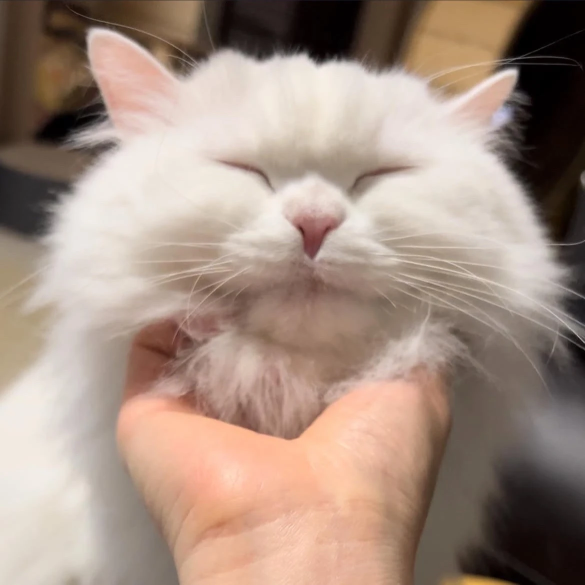
#> input picture assets/graphics/events/cat_source.webp, 1169 x 1169 px (shown at 1/2 size)
$ python make_cat_assets.py
#> lines starting #> are read from the running program, lines starting #| are printed output that depends on the picture
### tools/make_cat_sprite.py
"""작은 도트 고양이 시안 (게임에는 아직 적용하지 않는다).

사용자가 준 사진(하얀 털북숭이, 분홍 귀·코, 감은 눈)을 모티브로 32x32 도트 고양이를 직접 그린다.
동작: 걸어 들어오기(4장) → 앉기 → 꼬리 흔들기(3장).
색은 투명 + 7색: 외곽선, 흰 털, 밝은 그림자, 어두운 그림자, 분홍, 진분홍, 눈.

수동 실행: python -B tools/make_cat_sprite.py
출력: build/cat_sprite_preview/ (프레임 시트, 강화 화면에 얹은 움짤)
"""

import os
import sys

from PIL import Image, ImageDraw, ImageFont

sys.path.insert(0, os.path.dirname(os.path.abspath(__file__)))
import preview_sell_fx as base

ROOT = os.path.dirname(os.path.dirname(os.path.abspath(__file__)))
OUT = os.path.join(ROOT, 'build', 'cat_sprite_preview')

SIZE = 32
# 팔레트 번호: 0 투명, 1 외곽선, 2 흰 털, 3 밝은 그림자, 4 어두운 그림자, 5 분홍, 6 진분홍, 7 눈
PALETTE = {
    0: (0, 0, 0, 0),
    1: (96, 80, 104, 255),
    2: (252, 250, 250, 255),
    3: (226, 220, 232, 255),
    4: (190, 180, 204, 255),
    5: (250, 176, 184, 255),
    6: (226, 128, 148, 255),
    7: (72, 56, 72, 255),
}


class Canvas:
    def __init__(self):
        self.image = Image.new('P', (SIZE, SIZE), 0)
        self.draw = ImageDraw.Draw(self.image)

    def ellipse(self, box, color):
        self.draw.ellipse(box, fill=color)

    def ellipse_o(self, box, color):
        """바깥에 1px 외곽선 고리를 먼저 그려, 앞에 놓인 몸이 뒤의 꼬리와 구분되게 한다"""
        x0, y0, x1, y1 = box
        self.draw.ellipse((x0 - 1, y0 - 1, x1 + 1, y1 + 1), fill=1)
        self.draw.ellipse(box, fill=color)

    def circle_path(self, points, radius, color):
        for x, y, r in points:
            self.draw.ellipse((x - r, y - r, x + r, y + r), fill=color)

    def polygon(self, points, color):
        self.draw.polygon(points, fill=color)

    def rect(self, box, color):
        self.draw.rectangle(box, fill=color)

    def pixel(self, x, y, color):
        if 0 <= x < SIZE and 0 <= y < SIZE:
            self.image.putpixel((x, y), color)

    def outline(self):
        """색이 칠해진 부분 둘레(위·아래·좌·우)의 빈 칸에 외곽선을 두른다"""
        src = self.image.copy()
        for y in range(SIZE):
            for x in range(SIZE):
                if src.getpixel((x, y)) == 0:
                    for dx, dy in ((1, 0), (-1, 0), (0, 1), (0, -1)):
                        nx, ny = x + dx, y + dy
                        if 0 <= nx < SIZE and 0 <= ny < SIZE and src.getpixel((nx, ny)) not in (0, 1):
                            self.image.putpixel((x, y), 1)
                            break

    def shade(self, below_y, color=3, from_x=0):
        """흰 털(2) 중 below_y 아래쪽을 그림자 색으로 바꾼다"""
        for y in range(below_y, SIZE):
            for x in range(from_x, SIZE):
                if self.image.getpixel((x, y)) == 2:
                    self.image.putpixel((x, y), color)

    def indices(self):
        return self.image.copy()

    # [10 lines left out: function rgba, not called in this run]


def head(c, hx, hy, look_right=True):
    """머리: 동그란 얼굴 + 분홍 귀 둘 + 감은 눈 + 분홍 코. (hx, hy)는 얼굴 왼쪽 위"""
    # 귀
    c.polygon([(hx + 1, hy + 4), (hx + 2, hy - 2), (hx + 6, hy + 1)], 2)
    c.polygon([(hx + 8, hy + 1), (hx + 12, hy - 2), (hx + 13, hy + 4)], 2)
    c.pixel(hx + 2, hy + 0, 5)
    c.pixel(hx + 2, hy + 1, 5)
    c.pixel(hx + 3, hy + 1, 5)
    c.pixel(hx + 11, hy + 0, 5)
    c.pixel(hx + 11, hy + 1, 5)
    c.pixel(hx + 10, hy + 1, 5)
    # 얼굴
    c.ellipse((hx, hy + 1, hx + 14, hy + 11), 2)
    # 볼 털 (살짝 삐죽)
    c.pixel(hx - 1, hy + 7, 2)
    c.pixel(hx + 15, hy + 7, 2)
    # 감은 눈 ^ ^ 대신 ‿ ‿ 모양
    c.pixel(hx + 3, hy + 6, 7)
    c.pixel(hx + 4, hy + 7, 7)
    c.pixel(hx + 5, hy + 6, 7)
    c.pixel(hx + 9, hy + 6, 7)
    c.pixel(hx + 10, hy + 7, 7)
    c.pixel(hx + 11, hy + 6, 7)
    # 코와 입
    c.pixel(hx + 7, hy + 8, 6)
    c.pixel(hx + 6, hy + 9, 4)
    c.pixel(hx + 8, hy + 9, 4)


def side_head(c, hx, hy):
    """옆모습 머리 (오른쪽을 본다): 귀 둘(하나는 가려진다), 눈 하나, 코"""
    c.polygon([(hx, hy + 4), (hx + 1, hy - 2), (hx + 5, hy + 1)], 2)
    c.polygon([(hx + 6, hy + 1), (hx + 9, hy - 2), (hx + 11, hy + 3)], 2)
    c.pixel(hx + 1, hy + 0, 5)
    c.pixel(hx + 1, hy + 1, 5)
    c.pixel(hx + 8, hy + 0, 5)
    c.pixel(hx + 8, hy + 1, 5)
    c.ellipse((hx, hy + 1, hx + 12, hy + 10), 2)
    c.pixel(hx - 1, hy + 6, 2)       # 볼 털
    c.pixel(hx + 8, hy + 5, 7)       # 눈
    c.pixel(hx + 9, hy + 6, 7)
    c.pixel(hx + 12, hy + 6, 6)      # 코
    c.pixel(hx + 11, hy + 8, 4)


def legs_walk(c, phase):
    """네 다리: phase 0~3에 따라 앞뒤로 번갈아 움직인다"""
    offsets = [(0, 2, -2, 0), (1, 1, -1, 1), (2, 0, 0, 2), (1, 1, -1, 1)]
    ox = offsets[phase]
    # 뒷다리 둘, 앞다리 둘 (몸통 아래 y 24~28)
    for x, dx in ((7, ox[0]), (11, ox[1])):
        c.rect((x + dx, 23, x + dx + 2, 28), 2)
    for x, dx in ((17, ox[2]), (21, ox[3])):
        c.rect((x + dx, 23, x + dx + 2, 28), 2)


def tail_up(c, curl):
    """걸을 때의 꼬리: 몸 뒤에서 위로 솟은 복슬 꼬리, 끝이 살짝 흔들린다"""
    c.circle_path([(5, 17, 2), (3, 13, 3), (3 + curl, 9, 3), (4 + curl, 6, 2)], 0, 2)


def _walk_canvas(phase):
    c = Canvas()
    tail_up(c, 1 if phase % 2 else 0)
    c.ellipse_o((5, 12, 24, 25), 2)               # 몸통 (꼬리 앞)
    legs_walk(c, phase)
    side_head(c, 18, 7 + (1 if phase % 2 else 0))
    c.outline()
    c.shade(21, 3)
    c.shade(24, 4)
    c.outline()
    return c


def frame_walk(phase):
    return _walk_canvas(phase).rgba()


def frame_walk_index(phase):
    return _walk_canvas(phase).indices()


def _sit_canvas(wag):
    """앉은 모습 (정면): wag 0~2는 꼬리 흔들기 위치(왼쪽 → 가운데 → 오른쪽)"""
    c = Canvas()
    # 꼬리: 몸 옆 바닥에서 위로 솟아 끝이 좌우로 흔들린다
    tip = (2, 5, 8)[wag]
    c.circle_path([(7, 27, 3), (4, 22, 3), (tip - 1 + (wag == 2) * 0, 17, 3), (tip + (0, 1, 2)[wag] - 1, 13, 2)], 0, 2)
    # 몸통: 앉아서 세로로 긴 모양
    c.ellipse_o((9, 15, 24, 30), 2)
    # 앞발 둘
    c.rect((12, 25, 15, 30), 2)
    c.rect((18, 25, 21, 30), 2)
    c.pixel(16, 25, 3)
    head(c, 9, 4)
    c.outline()
    c.shade(24, 3, 8)
    c.shade(28, 4, 8)
    c.outline()
    return c


def frame_sit(wag):
    return _sit_canvas(wag).rgba()


def frame_sit_index(wag):
    return _sit_canvas(wag).indices()


# [62 lines left out: function main, not called in this run]


# [2 lines that do not run on import are left out]

### tools/make_font.py
"""한글 스프라이트 폰트 생성기.

src/, include/ 소스에서 쓰인 비ASCII 글자를 모아 16x16 스프라이트 폰트를 만든다.
- ASCII(33~126): Butano common_variable_8x16_font 글리프를 그대로 복사
- 그 밖의 글자: 굴림 12px로 렌더링 (흰 본체 + 오른쪽/아래 검은 그림자)

출력: graphics/hs_font.bmp, graphics/hs_font.json, include/hs_font.h
같은 글자로 사방에 검은 외곽선을 두른 폰트도 함께 만든다 (일시정지 화면처럼 배경이 복잡한 곳용):
graphics/hs_font_outline.bmp, graphics/hs_font_outline.json, include/hs_font_outline.h (hs::font_outline)
내용이 바뀌었을 때만 파일을 다시 쓰므로 Makefile EXTTOOL로 매 빌드마다 돌려도 된다.
"""

import os
import re
import struct
import sys

from PIL import Image, ImageDraw, ImageFont

ROOT = os.path.dirname(os.path.dirname(os.path.abspath(__file__)))
BUTANO_COMMON = os.path.join(ROOT, '..', 'butano', 'common')
ASCII_BMP = os.path.join(BUTANO_COMMON, 'graphics', 'common_variable_8x16_font.bmp')
ASCII_HEADER = os.path.join(BUTANO_COMMON, 'include', 'common_variable_8x16_sprite_font.h')
KOREAN_TTF = r'C:\Windows\Fonts\gulim.ttc'
KOREAN_SIZE = 12
KOREAN_WIDTH = 13      # 12px 글자 + 그림자 1px
KOREAN_TOP = 2

OUT_BMP = os.path.join(ROOT, 'graphics', 'hs_font.bmp')
OUT_JSON = os.path.join(ROOT, 'graphics', 'hs_font.json')
OUT_HEADER = os.path.join(ROOT, 'include', 'hs_font.h')

SMALL_SIZE = 10        # 작은 글꼴(hs::font_small): 10px 글자 + 사방 외곽선, 전부 굴림으로 그린다
SMALL_TOP = 3

CELL = 16
BODY = 14     # 흰색
SHADOW = 12   # 검은색


# [21 lines left out: functions collect_characters, read_ascii_widths, not called in this run]


def write_bmp_4bpp(path, image, palette):
    width, height = image.size
    row_size = ((width * 4 + 31) // 32) * 4
    pixels = bytearray()
    for y in range(height - 1, -1, -1):
        row = bytearray()
        for x in range(0, width, 2):
            hi = image.getpixel((x, y))
            lo = image.getpixel((x + 1, y)) if x + 1 < width else 0
            row.append((hi << 4) | lo)
        row.extend(b'\0' * (row_size - len(row)))
        pixels.extend(row)
    palette_bytes = bytearray()
    for i in range(16):
        r, g, b = palette[i]
        palette_bytes.extend((b, g, r, 0))
    offset = 14 + 40 + len(palette_bytes)
    header = struct.pack('<2sIHHI', b'BM', offset + len(pixels), 0, 0, offset)
    info = struct.pack('<IiiHHIIiiII', 40, width, height, 1, 4, 0, len(pixels), 2835, 2835, 16, 16)
    return bytes(header + info + palette_bytes + pixels)


def write_if_changed(path, data):
    mode = 'rb' if isinstance(data, bytes) else 'r'
    if os.path.exists(path):
        kwargs = {} if mode == 'rb' else {'encoding': 'utf-8', 'newline': ''}
        with open(path, mode, **kwargs) as f:
            if f.read() == data:
                return False
    if isinstance(data, bytes):
        with open(path, 'wb') as f:
            f.write(data)
    else:
        with open(path, 'w', encoding='utf-8', newline='\n') as f:
            f.write(data)
    return True


# [180 lines left out: functions draw_outline, build_image, build_small, header_text, main, not called in this run]


# [2 lines that do not run on import are left out]

### tools/make_cat.py
"""고양이 이벤트 그림 변환기 (시안 단계: 미리보기만 만들고 게임에는 적용하지 않는다).

assets/graphics/events/cat_source.webp(사용자가 준 사진)에서 고양이 얼굴을 잘라 GBA 도트 그림 후보를 만든다.
15색 + 투명(0번). 색 줄이기는 MAXCOVERAGE + kmeans (MEDIANCUT은 개수가 적은 색을 합쳐 버린다).
후보: 얼굴만(가로 4:3) 세 크기, 손까지 포함한 정사각형 한 크기.

수동 실행: python -B tools/make_cat.py
출력: build/cat_preview/ (후보 시트, 강화 화면에 얹은 모의 화면)
"""

import os
import sys

from PIL import Image, ImageDraw, ImageEnhance

sys.path.insert(0, os.path.dirname(os.path.abspath(__file__)))
import preview_sell_fx as base

ROOT = os.path.dirname(os.path.dirname(os.path.abspath(__file__)))
SOURCE = os.path.join(ROOT, 'assets', 'graphics', 'events', 'cat_source.webp')
OUT = os.path.join(ROOT, 'build', 'cat_preview')

FACE_BOX = (70, 40, 1130, 835)      # 얼굴 + 턱 털까지 (손은 빼기)
SQUARE_BOX = (60, 40, 1160, 1140)   # 손까지 포함한 정사각형

FRAME_DARK = (40, 24, 24)
FRAME_LIGHT = (200, 168, 120)


def to_pixel(image, size, colors=15, contrast=1.15):
    image = ImageEnhance.Contrast(image).enhance(contrast)
    small = image.resize(size, Image.Resampling.LANCZOS)
    quantized = small.quantize(colors=colors, method=Image.Quantize.MAXCOVERAGE, kmeans=5, dither=Image.Dither.NONE)
    return quantized.convert('RGB')


def framed(picture):
    """그림 둘레에 어두운 테두리 + 밝은 안쪽 선을 두른다"""
    w, h = picture.size
    out = Image.new('RGB', (w + 6, h + 6), FRAME_DARK)
    draw = ImageDraw.Draw(out)
    draw.rectangle((1, 1, w + 4, h + 4), outline=FRAME_LIGHT)
    out.paste(picture, (3, 3))
    return out


# [40 lines left out: function main, not called in this run]


# [2 lines that do not run on import are left out]

### tools/make_cat_assets.py
"""고양이 이벤트 그림을 graphics/에 쓴다 (수동 실행).

- graphics/cat.bmp (+json): 도트 고양이 32x32 x 7장 (걷기 4 + 앉아 꼬리 흔들기 3), 팔레트 8색
- graphics/cat_room.bmp (+json): 창 틀 + 어두운 방 (86x70, 화면 정가운데 위쪽), 4bpp 배경
- graphics/cat_photo.bmp (+json): 같은 자리의 창 틀 + 고양이 사진 (15색), 4bpp 배경
원본 사진은 assets/graphics/events/cat_source.webp. 그림 모양은 tools/make_cat_sprite.py·make_cat.py의 시안과 같다.

수동 실행: python -B tools/make_cat_assets.py
"""

import os
import sys

from PIL import Image, ImageDraw

sys.path.insert(0, os.path.dirname(os.path.abspath(__file__)))
import make_cat as photo
import make_cat_sprite as cat
from make_font import write_bmp_4bpp, write_if_changed

ROOT = os.path.dirname(os.path.dirname(os.path.abspath(__file__)))
GRAPHICS = os.path.join(ROOT, 'graphics')

PHOTO_BOX = (90, 30, 1110, 845)       # 얼굴 (가로:세로 = 5:4)
PHOTO_SIZE = (80, 64)
FRAME = 3                              # 창 틀 두께 (바깥 어두운 선 + 안쪽 밝은 선 + 한 칸)
WINDOW_SIZE = (PHOTO_SIZE[0] + FRAME * 2, PHOTO_SIZE[1] + FRAME * 2)      # 86x70
WINDOW_POS = (77, 41)                  # 화면 왼쪽 위 기준 (main.cpp의 cat_window 좌표와 맞춘다)
FLOOR_TOP = 46                         # 방 바닥이 시작하는 줄 (창 안쪽 기준)


def gba(color):
    return tuple(c & 0xF8 for c in color)


def write_sprite():
    frames = [cat.frame_walk_index(i) for i in range(4)] + [cat.frame_sit_index(i) for i in range(3)]
#> in __init__, `self.image = Image.new('P', (SIZE, SIZE), 0)`: self.image: PIL image 32x32 P; every value is 0
    sheet = Image.new('P', (cat.SIZE, cat.SIZE * len(frames)), 0)
    for i, frame in enumerate(frames):
        sheet.paste(frame, (0, i * cat.SIZE))

    palette = [(255, 0, 255)] + [gba(cat.PALETTE[i][:3]) for i in range(1, 8)] + [(0, 0, 0)] * 8
    write_if_changed(os.path.join(GRAPHICS, 'cat.bmp'), write_bmp_4bpp(None, sheet, palette))
    write_if_changed(os.path.join(GRAPHICS, 'cat.json'), '{\n    "type": "sprite",\n    "height": 32\n}\n')


def room_image():
    """창 안쪽(80x64): 어두운 방 + 나무 바닥. 색은 6가지 안쪽 팔레트로 줄인다"""
    interior = Image.new('RGB', PHOTO_SIZE, (34, 24, 30))
    draw = ImageDraw.Draw(interior)
    for y in range(PHOTO_SIZE[1]):
        shade = 34 + y // 3
        draw.line((0, y, PHOTO_SIZE[0], y), fill=(shade, shade - 8, shade - 4))
    draw.rectangle((0, FLOOR_TOP, PHOTO_SIZE[0], PHOTO_SIZE[1]), fill=(92, 62, 48))
    draw.line((0, FLOOR_TOP, PHOTO_SIZE[0], FLOOR_TOP), fill=(140, 100, 70))
    for x in range(-6, PHOTO_SIZE[0], 16):
        draw.line((x, FLOOR_TOP + 1, x + 8, PHOTO_SIZE[1]), fill=(70, 46, 36))
    return interior


def write_background(name, content, colors):
    """창(틀 + 내용)을 256x256 4bpp 배경의 WINDOW_POS에 놓는다. 색 0번은 투명."""
    framed = photo.framed(content)
    quantized = framed.quantize(colors=colors, method=Image.Quantize.MAXCOVERAGE, kmeans=5, dither=Image.Dither.NONE)
    raw = quantized.getpalette()
    palette = [(255, 0, 255)] + [gba(tuple(raw[i * 3:i * 3 + 3])) for i in range(colors)]
    palette += [(0, 0, 0)] * (16 - len(palette))

    canvas = Image.new('P', (256, 256), 0)
    pixels = quantized.load()
    for y in range(framed.height):
        for x in range(framed.width):
            canvas.putpixel((WINDOW_POS[0] + x, WINDOW_POS[1] + y), pixels[x, y] + 1)

    write_if_changed(os.path.join(GRAPHICS, name + '.bmp'), write_bmp_4bpp(None, canvas, palette))
    write_if_changed(os.path.join(GRAPHICS, name + '.json'), '{\n    "type": "regular_bg",\n    "bpp_mode": "bpp_4"\n}\n')


def main():
    write_sprite()
#> in write_sprite, `frames = [cat.frame_walk_index(i) for i in range(4)] + [cat.frame_sit_..`: frames = 7 items
#> in write_sprite, `sheet = Image.new('P', (cat.SIZE, cat.SIZE * len(frames)), 0)`: sheet: PIL image 32x224 P; every value is 0
#> the loop in write_sprite, `for i, frame in enumerate(frames):` made 7 passes
#> in write_sprite, `palette = [(255, 0, 255)] + [gba(cat.PALETTE[i][:3]) for i in range(1,..`: palette = [(255, 0, 255), (96, 80, 104), (248, 248, 248), (224, 216, 232), (184, 176, 200), (248, 176, 184), (224, 128, 144), (72, 56, 72), (0, 0, 0), (0, 0, 0), (0, 0, 0), (0, 0, 0), (0, 0, 0), (0, 0, 0), (0, 0, 0), (0, 0, 0)]
#> the loop in write_bmp_4bpp, `for i in range(16):` made 16 passes
#> in write_bmp_4bpp, `offset = 14 + 40 + len(palette_bytes)`: offset = 118
#> in write_if_changed, `mode = 'rb' if isinstance(data, bytes) else 'r'`: mode = 'rb'
#> in write_if_changed, `kwargs = {} if mode == 'rb' else {'encoding': 'utf-8', 'newline': ''}`: kwargs = 0 items
    write_background('cat_room', room_image(), 15)
#> in room_image, `interior = Image.new('RGB', PHOTO_SIZE, (34, 24, 30))`:
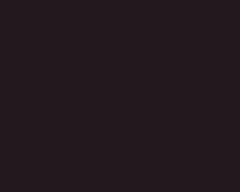
#> interior: PIL image 80x64 RGB (shown 3 times larger); mean R, G, B 34, 24, 30
#> in framed, `w, h = picture.size`: w = 80; h = 64
#> in framed, `out.paste(picture, (3, 3))`:
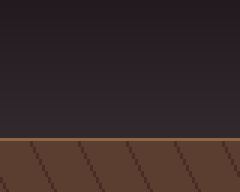
#> picture: PIL image 80x64 RGB (shown 3 times larger); mean R, G, B 55.9, 41.6, 40.4
#> in framed, `out.paste(picture, (3, 3))`:
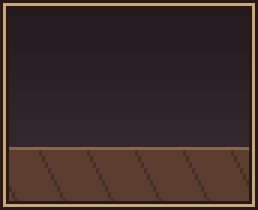
#> out: PIL image 86x70 RGB (shown 3 times larger); mean R, G, B 61.5, 46.2, 42.7
#> in write_background, `raw = quantized.getpalette()`: raw = 45 values, max 200 at index 0, min 24 at index 22, mean 52.49
#> in write_background, `palette = [(255, 0, 255)] + [gba(tuple(raw[i * 3:i * 3 + 3])) for i in..`: palette = [(255, 0, 255), (200, 168, 120), (32, 24, 24), (136, 96, 64), (88, 56, 48), (64, 40, 32), (48, 40, 40), (40, 32, 32), (40, 24, 24), (32, 24, 32), (40, 32, 40), (32, 24, 32), (40, 32, 40), (40, 32, 40), (32, 24, 24), (40, 32, 40)]
#> in write_background, `canvas = Image.new('P', (256, 256), 0)`: canvas: PIL image 256x256 P; every value is 0
#> the loop in write_bmp_4bpp (call 2), `for i in range(16):` made 16 passes

    source = Image.open(photo.SOURCE).convert('RGB').crop(PHOTO_BOX)
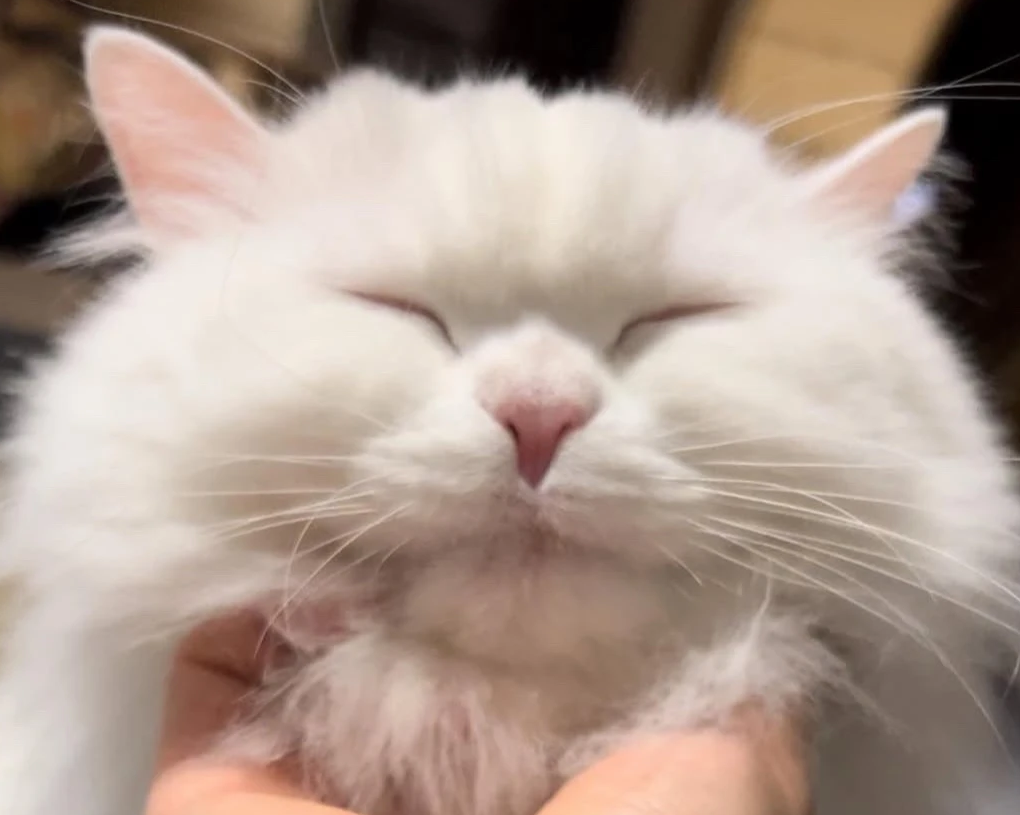
#> source: PIL image 1020x815 RGB; mean R, G, B 173.1, 154, 142.7
    write_background('cat_photo', photo.to_pixel(source, PHOTO_SIZE, 13), 15)
#> in to_pixel, `small = image.resize(size, Image.Resampling.LANCZOS)`:
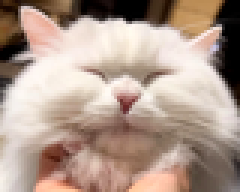
#> small: PIL image 80x64 RGB (shown 3 times larger); mean R, G, B 175.3, 153.9, 140.8
#> in to_pixel, `quantized = small.quantize(colors=colors, method=Image.Quantize.MAXCOV..`:
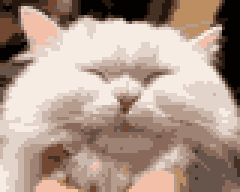
#> quantized: PIL image 80x64 P (shown 3 times larger); mean R, G, B 175.3, 153.7, 140.8
#> in framed (call 2), `out.paste(picture, (3, 3))`:
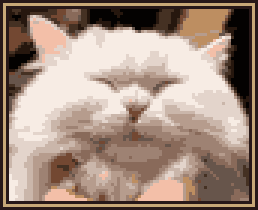
#> out: PIL image 86x70 RGB (shown 3 times larger); mean R, G, B 163, 141.5, 128.2

    print('graphics/cat.bmp, cat_room.bmp, cat_photo.bmp 작성 (창 위치 %s, 안쪽 바닥 줄 %d)' % (WINDOW_POS, FLOOR_TOP))
    return 0


if __name__ == '__main__':
    sys.exit(main())
#> (the program exits here)
